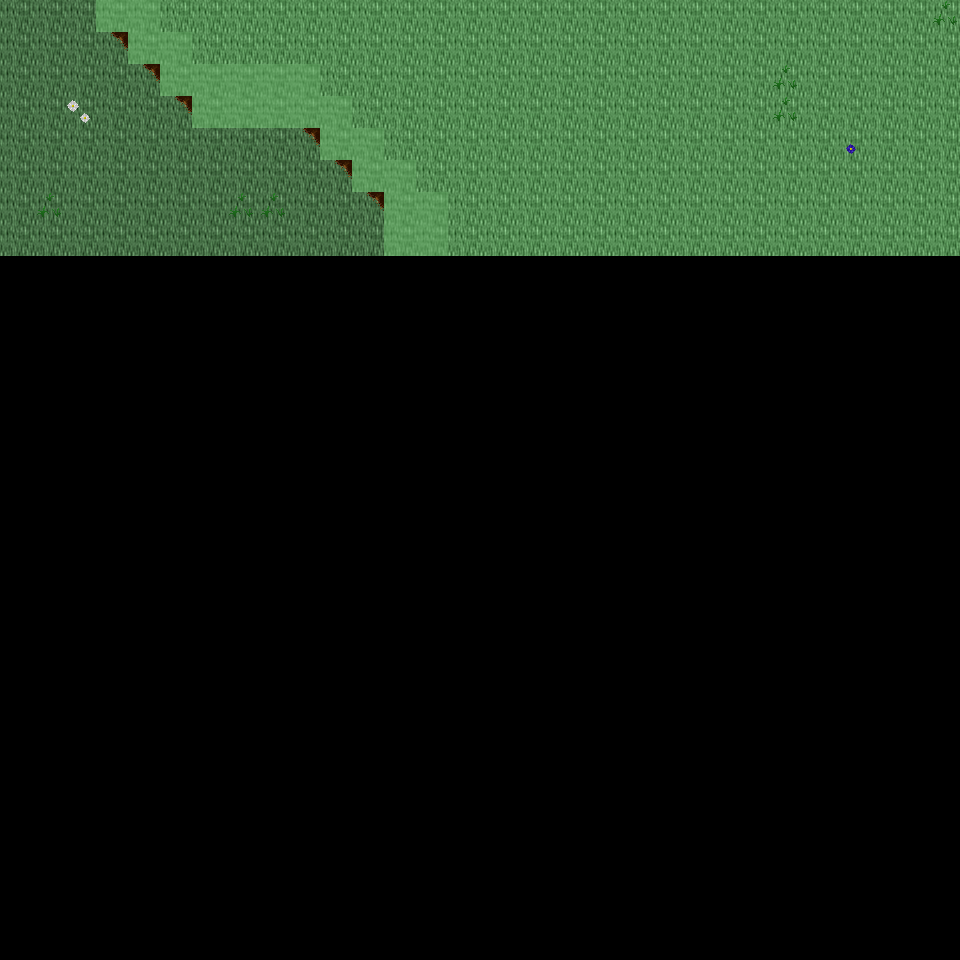

Tiled map render using the project's own tile images. Description and the map definition, with tile-layer contents summarised, below:
An orthogonal 30x30 tile map with 32x32 px tiles, 6 tile layers (Ground, Object, Object2, Above, ...), 24 tilesets and 4 objects (4x mapExit).

<map version="1.0" orientation="orthogonal" renderorder="right-down" width="30" height="30" tilewidth="32" tileheight="32" nextobjectid="5">
  <tileset firstgid="1" name="tileset_ground_ground" tilewidth="32" tileheight="32" tilecount="33" columns="3">
    <image source="../drawable/tileset_ground_ground.png" width="96" height="352" />
  </tileset>
  <tileset firstgid="34" name="tileset_ground_ridge_earth_dark" tilewidth="32" tileheight="32" tilecount="96" columns="12">
    <image source="../drawable/tileset_ground_ridge_earth_dark.png" width="384" height="256" />
  </tileset>
  <tileset firstgid="130" name="tileset_plant_grasses" tilewidth="32" tileheight="32" tilecount="6" columns="3">
    <image source="../drawable/tileset_plant_grasses.png" width="96" height="64" />
  </tileset>
  <tileset firstgid="136" name="tileset_ground_grass_edges" tilewidth="32" tileheight="32" tilecount="36" columns="12">
    <image source="../drawable/tileset_ground_grass_edges.png" width="384" height="96" />
  </tileset>
  <tileset firstgid="172" name="tileset_ground_rock_pebbles" tilewidth="32" tileheight="32" tilecount="3" columns="1">
    <image source="../drawable/tileset_ground_rock_pebbles.png" width="32" height="96" />
  </tileset>
  <tileset firstgid="175" name="tileset_plant_flower_daisy_blue" tilewidth="32" tileheight="32" tilecount="8" columns="2">
    <image source="../drawable/tileset_plant_flower_daisy_blue.png" width="64" height="128" />
  </tileset>
  <tileset firstgid="183" name="tileset_plant_flower_daisy_white" tilewidth="32" tileheight="32" tilecount="8" columns="2">
    <image source="../drawable/tileset_plant_flower_daisy_white.png" width="64" height="128" />
  </tileset>
  <tileset firstgid="191" name="tileset_ground_cobbled_paving" tilewidth="32" tileheight="32" tilecount="1" columns="1">
    <image source="../drawable/tileset_ground_cobbled_paving.png" width="32" height="32" />
  </tileset>
  <tileset firstgid="192" name="tileset_item_pot_dark_barrel" tilewidth="32" tileheight="32" tilecount="2" columns="1">
    <image source="../drawable/tileset_item_pot_dark_barrel.png" width="32" height="64" />
  </tileset>
  <tileset firstgid="194" name="tileset_item_statue_green_stone" tilewidth="32" tileheight="32" tilecount="12" columns="4">
    <image source="../drawable/tileset_item_statue_green_stone.png" width="128" height="96" />
  </tileset>
  <tileset firstgid="206" name="tileset_logic_creature_orc" tilewidth="32" tileheight="32" tilecount="6" columns="6">
    <image source="../drawable/tileset_logic_creature_orc.png" width="192" height="32" />
  </tileset>
  <tileset firstgid="212" name="tileset_logic_creature_gnome" tilewidth="32" tileheight="32" tilecount="6" columns="6">
    <image source="../drawable/tileset_logic_creature_gnome.png" width="192" height="32" />
  </tileset>
  <tileset firstgid="218" name="tileset_logic_creature_animal" tilewidth="32" tileheight="32" tilecount="32" columns="8">
    <image source="../drawable/tileset_logic_creature_animal.png" width="256" height="128" />
  </tileset>
  <tileset firstgid="250" name="tileset_logic_item_sign" tilewidth="32" tileheight="32" tilecount="1" columns="1">
    <image source="../drawable/tileset_logic_item_sign.png" width="32" height="32" />
  </tileset>
  <tileset firstgid="251" name="tileset_logic_collision" tilewidth="32" tileheight="32" tilecount="1" columns="1">
    <image source="../drawable/tileset_logic_collision.png" width="32" height="32" />
  </tileset>
  <tileset firstgid="252" name="tileset_logic_portal" tilewidth="32" tileheight="32" tilecount="24" columns="8">
    <image source="../drawable/tileset_logic_portal.png" width="256" height="96" />
  </tileset>
  <tileset firstgid="276" name="tileset_ground_pothole" tilewidth="32" tileheight="32" tilecount="4" columns="4">
    <image source="../drawable/tileset_ground_pothole.png" width="128" height="32" />
  </tileset>
  <tileset firstgid="280" name="tileset_object_suspension_bridge" tilewidth="32" tileheight="32" tilecount="24" columns="3">
    <image source="../drawable/tileset_object_suspension_bridge.png" width="96" height="256" />
  </tileset>
  <tileset firstgid="304" name="tileset_item_corpse_huge_animal" tilewidth="32" tileheight="32" tilecount="16" columns="2">
    <image source="../drawable/tileset_item_corpse_huge_animal.png" width="64" height="256" />
  </tileset>
  <tileset firstgid="320" name="tileset_ground_green_paving" tilewidth="32" tileheight="32" tilecount="18" columns="3">
    <image source="../drawable/tileset_ground_green_paving.png" width="96" height="192" />
  </tileset>
  <tileset firstgid="338" name="tileset_logic_protection" tilewidth="32" tileheight="32" tilecount="2" columns="2">
    <image source="../drawable/tileset_logic_protection.png" width="64" height="32" />
  </tileset>
  <tileset firstgid="340" name="tileset_building_chimney_smoke" tilewidth="32" tileheight="32" tilecount="40" columns="4">
    <image source="../drawable/tileset_building_chimney_smoke.png" width="128" height="320" />
  </tileset>
  <tileset firstgid="380" name="tileset_building_huts" tilewidth="32" tileheight="32" tilecount="338" columns="26">
    <image source="../drawable/tileset_building_huts.png" width="832" height="416" />
  </tileset>
  <tileset firstgid="718" name="tileset_light_door_light" tilewidth="32" tileheight="32" tilecount="12" columns="3">
    <image source="../drawable/tileset_light_door_light.png" width="96" height="128" />
  </tileset>
  <layer name="Ground" width="30" height="30">
    <data>[900 cells, 240 non-empty, 2 distinct tile ids]</data>
  </layer>
  <layer name="Object" width="30" height="30">
    <data>[900 cells, 36 non-empty, 12 distinct tile ids]</data>
  </layer>
  <layer name="Object2" width="30" height="30">
    <data>[900 cells, 0 non-empty, 0 distinct tile ids]</data>
  </layer>
  <layer name="Above" width="30" height="30">
    <data>[900 cells, 0 non-empty, 0 distinct tile ids]</data>
  </layer>
  <layer name="Above2" width="30" height="30">
    <data>[900 cells, 0 non-empty, 0 distinct tile ids]</data>
  </layer>
  <layer name="Walkable" width="30" height="30">
    <data>[900 cells, 22 non-empty, 1 distinct tile ids]</data>
  </layer>
  <objectgroup name="MapEvents">
    <object id="1" name="north" type="mapExit" x="0" y="0" width="96" height="32">
      <properties>
        <property name="map" value="level_0_x189_y28" />
        <property name="x" value="0" />
        <property name="y" value="28" />
      </properties>
    </object>
    <object id="2" name="north2" type="mapExit" x="160" y="0" width="800" height="32">
      <properties>
        <property name="map" value="level_0_x189_y28" />
        <property name="x" value="5" />
        <property name="y" value="28" />
      </properties>
    </object>
    <object id="3" name="west" type="mapExit" x="0" y="0" width="32" height="960">
      <properties>
        <property name="map" value="level_0_x188_y29" />
        <property name="x" value="28" />
        <property name="y" value="0" />
      </properties>
    </object>
    <object id="4" name="east" type="mapExit" x="928" y="0" width="32" height="960">
      <properties>
        <property name="map" value="level_0_x190_y29" />
        <property name="x" value="1" />
        <property name="y" value="0" />
      </properties>
    </object>
  </objectgroup>
</map>
